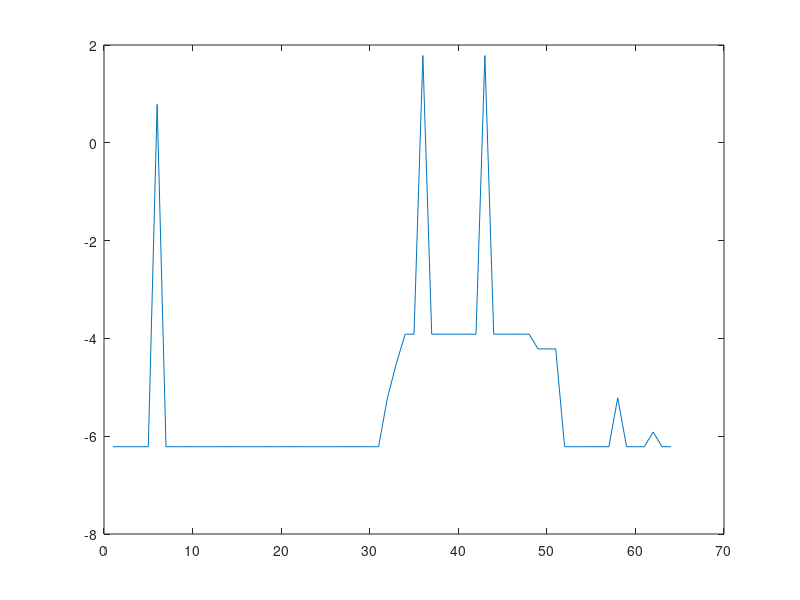

Recreate this plot in MATLAB.
function out = make_filt
%out = zeros(1,256);
out = ones(1,256);
out = out - .999999;
% 16 points is 1000 Hz
% ninth point is 500 Hz
% 258 - x gives conjugate point
forms = [
    % F1
    1 10
    2 10
    3 10
    4 10
    5 10
    6 100000000
    7 10
    8 10
    9 10
    10 10
    11 10
    12 10
    13 10
    14 10
    15 10
    16 10
    17 10
    18 10
    19 10
    20 10
    21 10
    22 10
    23 10
    % F2
    24 10
    25 10
    26 10
    27 10
    28 10
    29 10
    30 10
    31 10
    32 100
    33 500
    34 2000
    35 2000
    36 1000000000
    37 2000
    38 2000
    39 2000
    % F3
    40 2000
    41 2000
    42 2000
    43 1000000000
    44 2000
    45 2000
    46 2000
    % F4
    47 2000
    48 2000
    49 1000
    50 1000
    51 1000
    52 10
    53 10
    54 10
    % F5
    55 10
    56 10
    57 10
    58 100
    59 10
    60 10
    61 10
    62 20
    63 10
    64 10
    65 5
    66 5
    ];
out(forms(:,1)) = forms(:,2);
%out(1:128) = out(1:128) - out(1:128) * i;
out((258-forms(:,1))) = forms(:,2); % conjugate values
%out(129:256) = out(129:256) + out(129:256) * i;
out = out / sum(out) * 256;
plot(log10(out(1:64)));
out = ifft(out);
end